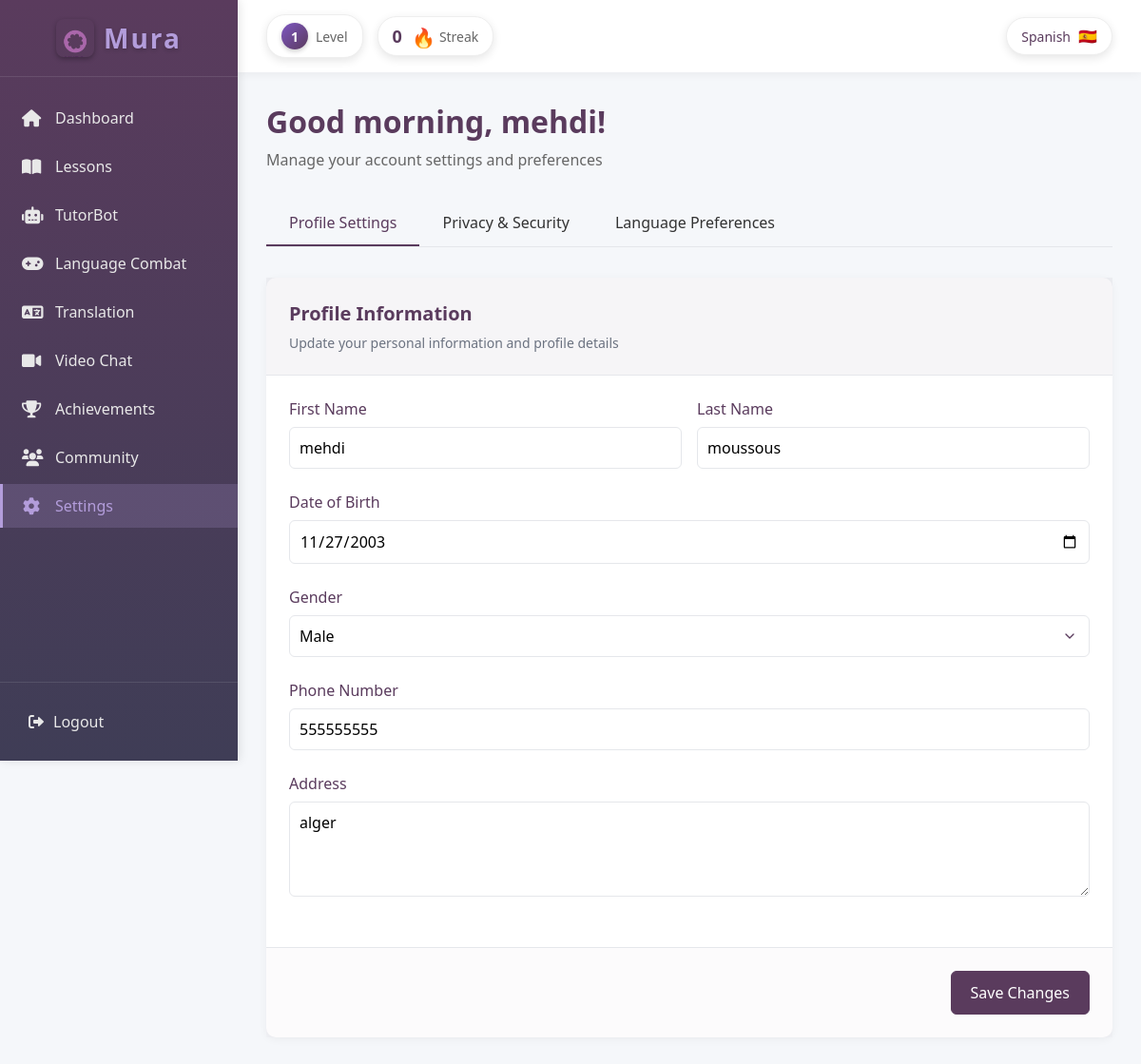
The page /Settings/settings.php (signed in) on the database its author committed.
### tables this page shows
CREATE TABLE `user_streaks` (
  `streak_id` int(11) NOT NULL,
  `user_id` int(11) NOT NULL,
  `current_streak` int(11) NOT NULL DEFAULT 0,
  `longest_streak` int(11) NOT NULL DEFAULT 0,
  `last_play_date` date DEFAULT NULL
);

CREATE TABLE `users` (
  `user_ID` int(11) NOT NULL,
  `username` varchar(50) NOT NULL,
  `profile_picture` varchar(255) DEFAULT NULL,
  `email` varchar(40) NOT NULL,
  `password` varchar(100) NOT NULL,
  `onboarding_complete` tinyint(1) DEFAULT 0
);

CREATE TABLE `user_onboarding` (
  `onboarding_id` int(11) NOT NULL,
  `user_ID` int(11) NOT NULL,
  `selected_language` varchar(50) DEFAULT NULL,
  `reason` varchar(255) DEFAULT NULL,
  `daily_goal` varchar(255) DEFAULT NULL,
  `proficiency_level` varchar(20) DEFAULT NULL,
  `is_complete` tinyint(1) DEFAULT 0,
  `created_at` timestamp NOT NULL DEFAULT current_timestamp(),
  `updated_at` timestamp NOT NULL DEFAULT current_timestamp() ON UPDATE current_timestamp()
);

CREATE TABLE `learner` (
  `learner_ID` int(11) NOT NULL,
  `user_ID` int(11) NOT NULL,
  `first_name` varchar(50) NOT NULL,
  `last_name` varchar(50) NOT NULL,
  `date_of_birth` date NOT NULL,
  `phone_number` int(10) NOT NULL,
  `gender` enum('male','female') NOT NULL,
  `address` varchar(100) NOT NULL,
  `date_of_registrations` timestamp NOT NULL DEFAULT current_timestamp()
);

### Settings/settings.php (the view, shortened to what this page needs)
<?php
require_once '../Configurations/db.php';
$user_id = $_SESSION['user_id'];
$stmt = $conn->prepare("
    SELECT u.username, u.email, u.onboarding_complete, uo.selected_language, uo.daily_goal, uo.proficiency_level, uo.reason,
           l.first_name, l.last_name, l.date_of_birth, l.phone_number, l.gender, l.address,
           COALESCE(us.level, 1) as user_level
    FROM users u
    LEFT JOIN user_onboarding uo ON u.user_ID = uo.user_ID
    LEFT JOIN learner l ON u.user_ID = l.user_ID
    LEFT JOIN user_stats us ON u.user_ID = us.user_id
    WHERE u.user_ID = ?
");
$stmt->bind_param("i", $user_id);
$stmt->execute();
$result = $stmt->get_result();
$user = $result->fetch_assoc();
$streakStmt = $conn->prepare("SELECT current_streak FROM user_streaks WHERE user_id = ?");
$streakStmt->bind_param("i", $user_id);
$streakStmt->execute();
$streakResult = $streakStmt->get_result();
$streak = 0;
if ($streakRow = $streakResult->fetch_assoc()) {
    $streak = $streakRow['current_streak'];
}
$hour = date('H');
if ($hour < 12) {
    $greeting = "Good morning";
} elseif ($hour < 18) {
    $greeting = "Good afternoon";
} else {
    $greeting = "Good evening";
}
function getLanguageFlag($language) {
    $flags = [
        'Spanish' => '🇪🇸',
        'French' => '🇫🇷',
        'English' => '🇬🇧',
        'German' => '🇩🇪',
        'Italian' => '🇮🇹',
        'Portuguese' => '🇵🇹',
        'Russian' => '🇷🇺',
        'Japanese' => '🇯🇵',
        'Chinese' => '🇨🇳',
        'Korean' => '🇰🇷',
        'Arabic' => '🇸🇦',
    ];
    return $flags[$language] ?? '🌐';
}
?>
<!DOCTYPE html>
<html lang="en">
<head>
    <link rel="stylesheet" href="https://cdnjs.cloudflare.com/ajax/libs/font-awesome/6.0.0-beta3/css/all.min.css">
</head>
<body>
    <div class="app-container">
        <div class="sidebar" id="sidebar">
            <div class="logo">
                <div class="logo-container">
                    <div class="mura-logo">
                        <img src="../image/mura.png" alt="Mura Logo">
                    </div>
                    <h1>Mura</h1>
                </div>
            </div>
            <nav class="sidebar-nav">
                <ul>
                    <li class="nav-item">
                        <a href="../Dashboard/dashboard.php">
                            <i class="fas fa-home"></i>
                            Dashboard
                        </a>
                    </li>
                    <li class="nav-item">
                        <a href="#">
                            <i class="fas fa-book-open"></i>
                            Lessons
                        </a>
                    </li>
                    <li class="nav-item">
                        <a href="../chatai/chatai.php">
                            <i class="fas fa-robot"></i>
                            TutorBot
                        </a>
                    </li>
                    <li class="nav-item">
                        <a href="../Game/index.php">
                            <i class="fas fa-gamepad"></i>
                            Language Combat
                        </a>
                    </li>
                    <li class="nav-item">
                        <a href="../Dashboard/translation.php">
                            <i class="fas fa-language"></i>
                            Translation
                        </a>
                    </li>
                    <li class="nav-item">
                        <a href="../ChatRoom/videochat.php">
                            <i class="fas fa-video"></i>
                            Video Chat
                        </a>
                    </li>
                    <li class="nav-item">
                        <a href="#">
                            <i class="fas fa-trophy"></i>
                            Achievements
                        </a>
                    </li>
                    <li class="nav-item">
                        <a href="../community/community.php">
                            <i class="fas fa-users"></i>
                            Community
                        </a>
                    </li>
                    <li class="nav-item active">
                        <a href="settings.php">
                            <i class="fas fa-cog"></i>
                            Settings
                        </a>
                    </li>
                </ul>
            </nav>
            <div class="sidebar-footer">
                <a href="../Dashboard/logout.php" class="logout-btn">
                    <i class="fas fa-sign-out-alt"></i>
                    Logout
                </a>
            </div>
        </div>
        <div class="main-content" id="mainContent">
            <div class="top-bar">
                <div class="left-stats">
                    <div class="level-indicator">
                        <div class="level-badge">
                            <span class="level-number"><?php echo $user['user_level']; ?></span>
                        </div>
                        <span class="level-label">Level</span>
                    </div>
                    <div class="streak-counter">
                        <span class="streak-number"><?php echo $streak; ?></span>
                        <div class="streak-icon">
                            <span class="fire-emoji">🔥</span>
                        </div>
                        <span class="streak-label">Streak</span>
                    </div>
                </div>
                <div class="language-indicator">
                    <span class="language-name"><?php echo htmlspecialchars($user['selected_language']); ?></span>
                    <div class="language-flag">
                        <span><?php echo getLanguageFlag($user['selected_language']); ?></span>
                    </div>
                </div>
            </div>
            <div class="content">
                <div class="header">
                    <h1><?php echo $greeting; ?>, <?php echo htmlspecialchars($user['first_name']); ?>!</h1>
                    <p class="subtitle">Manage your account settings and preferences</p>
                </div>
                <div class="tabs">
                    <div class="tab active" data-tab="profile">Profile Settings</div>
                    <div class="tab" data-tab="security">Privacy & Security</div>
                    <div class="tab" data-tab="language">Language Preferences</div>
                </div>
                <div id="profile" class="tab-content active">
                    <div class="card">
                        <div class="card-header">
                            <h2 class="card-title">Profile Information</h2>
                            <p class="card-description">Update your personal information and profile details</p>
                        </div>
                        <form id="profileForm" method="POST" action="">
                            <div class="card-content">
                                <div class="form-row">
                                    <div class="form-col form-col-md-6">
                                        <div class="form-group">
                                            <label for="firstName">First Name</label>
                                            <input type="text" class="form-control" id="firstName" name="firstName" placeholder="Enter your first name" value="<?php echo htmlspecialchars($user['first_name'] ?? ''); ?>" required>
                                        </div>
                                    </div>
                                    <div class="form-col form-col-md-6">
                                        <div class="form-group">
                                            <label for="lastName">Last Name</label>
                                            <input type="text" class="form-control" id="lastName" name="lastName" placeholder="Enter your last name" value="<?php echo htmlspecialchars($user['last_name'] ?? ''); ?>" required>
                                        </div>
                                    </div>
                                </div>
                                <div class="form-group">
                                    <label for="dateOfBirth">Date of Birth</label>
                                    <input type="date" class="form-control" id="dateOfBirth" name="dateOfBirth" value="<?php echo htmlspecialchars($user['date_of_birth'] ?? ''); ?>" required>
                                </div>
                                <div class="form-group">
                                    <label for="gender">Gender</label>
                                    <select class="form-select" id="gender" name="gender" required>
                                        <option value="male" <?php echo (isset($user['gender']) && $user['gender'] === 'male') ? 'selected' : ''; ?>>Male</option>
                                    </select>
                                </div>
                                <div class="form-group">
                                    <label for="phoneNumber">Phone Number</label>
                                    <input type="tel" class="form-control" id="phoneNumber" name="phoneNumber" placeholder="Enter your phone number" value="<?php echo htmlspecialchars($user['phone_number'] ?? ''); ?>">
                                </div>
                                <div class="form-group">
                                    <label for="address">Address</label>
                                    <textarea class="form-control" id="address" name="address" rows="3" placeholder="Enter your address"><?php echo htmlspecialchars($user['address'] ?? ''); ?></textarea>
                                </div>
                            </div>
                            <div class="card-footer">
                                <button type="submit" name="profile_submit" class="btn btn-primary" id="profileSubmitBtn">
                                    <span class="btn-text">Save Changes</span>
                                </button>
                            </div>
                        </form>
                    </div>
                </div>
            </div>
        </div>
    </div>
</body>
</html>

### rows shown on the page
user_streaks: current_streak "0"
users: user_onboarding.selected_language "Spanish", user_onboarding.selected_language "🇪🇸", learner.first_name "mehdi", firstName "mehdi", lastName "moussous", dateOfBirth "11/27/2003", phoneNumber "555555555", address "alger"
learner: gender "Male"

### other values the page prints
$user['user_level'] "1"
$greeting "Good morning"
